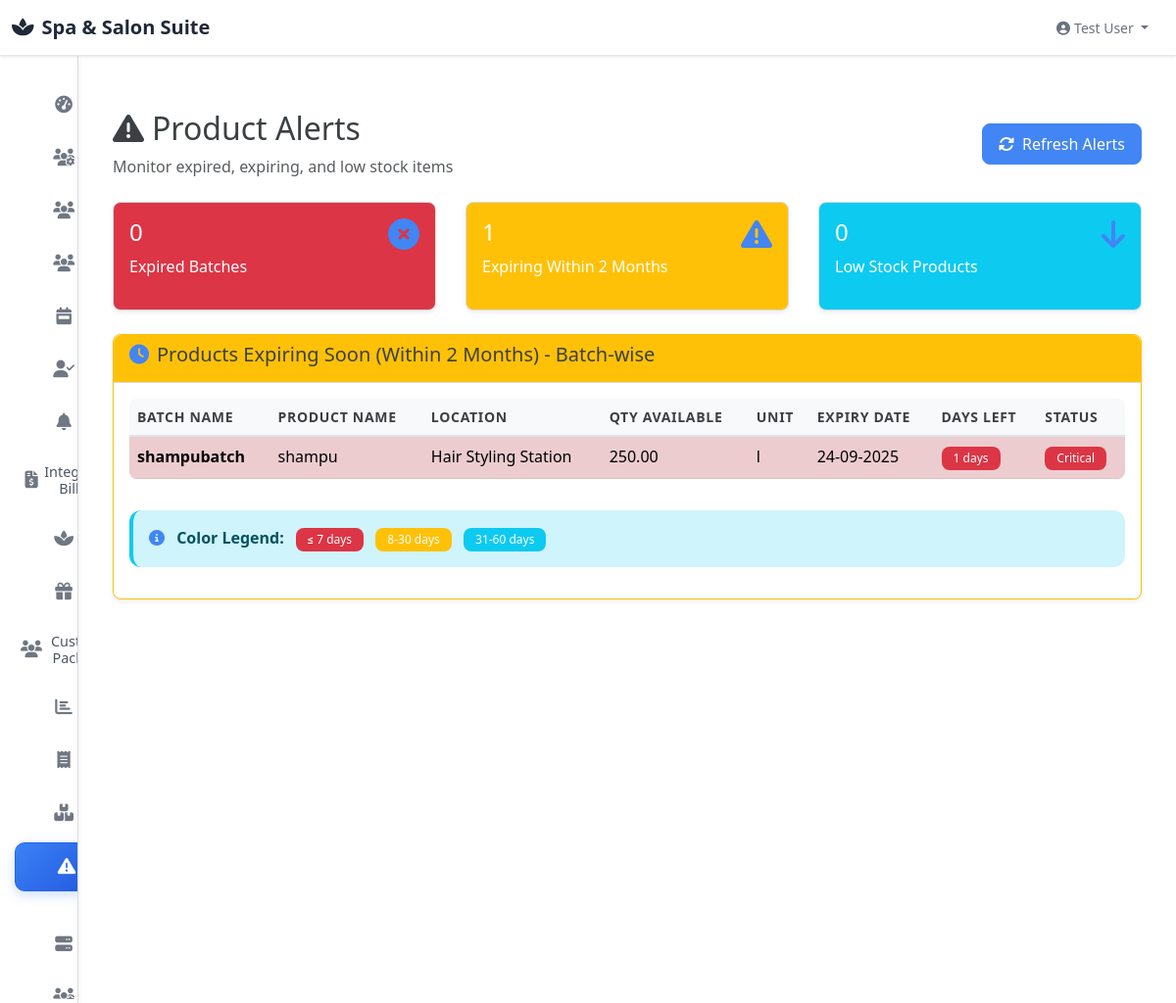
Screenshot of /alerts with the database file from the repository.
### modules/inventory/models.py (models this page shows, shortened)
class InventoryBatch(db.Model):
    __tablename__ = 'inventory_batches'
    id = db.Column(db.Integer, primary_key=True)
    batch_name = db.Column(db.String(100), nullable=False, unique=True)  # Globally unique batch identifier
    created_date = db.Column(db.Date, default=datetime.utcnow().date())  # Creation date (editable)
    mfg_date = db.Column(db.Date, nullable=False)  # Manufacturing date
    expiry_date = db.Column(db.Date, nullable=False)  # Expiry date
    product_id = db.Column(db.Integer, db.ForeignKey('inventory_products.id'), nullable=True)
    location_id = db.Column(db.String(50), db.ForeignKey('inventory_locations.id'), nullable=True)
    qty_available = db.Column(db.Numeric(10, 2), default=0, nullable=False)
    unit_cost = db.Column(db.Numeric(10, 2), default=0)
    selling_price = db.Column(db.Numeric(10, 2))
    status = db.Column(db.String(20), default='active')  # active, expired, blocked
    created_at = db.Column(db.DateTime, default=datetime.utcnow)
    updated_at = db.Column(db.DateTime, default=datetime.utcnow, onupdate=datetime.utcnow)
    product = db.relationship('InventoryProduct', back_populates='batches')
    location = db.relationship('InventoryLocation', back_populates='batches')
    @property
    def days_to_expiry(self):
        if not self.expiry_date:
            return None
        delta = self.expiry_date - datetime.utcnow().date()
        return delta.days

class InventoryProduct(db.Model):
    __tablename__ = 'inventory_products'
    id = db.Column(db.Integer, primary_key=True)
    sku = db.Column(db.String(50), unique=True, nullable=False)
    name = db.Column(db.String(200), nullable=False)
    description = db.Column(db.Text)
    category_id = db.Column(db.Integer, db.ForeignKey('inventory_categories.id'))
    unit_of_measure = db.Column(db.String(20), default='pcs')  # pieces, liters, kg, etc.
    barcode = db.Column(db.String(50))
    is_active = db.Column(db.Boolean, default=True)
    is_service_item = db.Column(db.Boolean, default=False)  # Used in services
    is_retail_item = db.Column(db.Boolean, default=False)   # Sold to customers
    created_at = db.Column(db.DateTime, default=datetime.utcnow)
    updated_at = db.Column(db.DateTime, default=datetime.utcnow, onupdate=datetime.utcnow)
    category = db.relationship('InventoryCategory', back_populates='products')
    batches = db.relationship('InventoryBatch', back_populates='product', lazy=True)

class InventoryLocation(db.Model):
    __tablename__ = 'inventory_locations'
    id = db.Column(db.String(50), primary_key=True)  # Use string ID for compatibility
    name = db.Column(db.String(100), nullable=False, unique=True)
    type = db.Column(db.String(20), nullable=False)  # branch, warehouse, room
    address = db.Column(db.Text)
    contact_person = db.Column(db.String(100))
    phone = db.Column(db.String(20))
    status = db.Column(db.String(20), default='active')  # active, inactive
    created_at = db.Column(db.DateTime, default=datetime.utcnow)
    updated_at = db.Column(db.DateTime, default=datetime.utcnow, onupdate=datetime.utcnow)
    batches = db.relationship('InventoryBatch', back_populates='location', lazy=True)

### modules/dashboard/dashboard_views.py (the view)
@app.route('/alerts')
def alerts():
    try:
        from modules.inventory.models import InventoryBatch, InventoryProduct
        from sqlalchemy.orm import joinedload
        from datetime import date, timedelta
        today = date.today()
        expired_batches = InventoryBatch.query.options(
            joinedload(InventoryBatch.product),
            joinedload(InventoryBatch.location)
        ).filter(
            InventoryBatch.expiry_date < today,
            InventoryBatch.status == 'active',
            InventoryBatch.qty_available > 0
        ).order_by(InventoryBatch.expiry_date.desc()).all()
        expiry_threshold = today + timedelta(days=60)
        expiring_soon = InventoryBatch.query.options(
            joinedload(InventoryBatch.product),
            joinedload(InventoryBatch.location)
        ).filter(
            InventoryBatch.expiry_date <= expiry_threshold,
            InventoryBatch.expiry_date >= today,
            InventoryBatch.status == 'active',
            InventoryBatch.qty_available > 0
        ).order_by(InventoryBatch.expiry_date.asc()).all()
        low_stock_items = []
        products = InventoryProduct.query.filter(InventoryProduct.is_active == True).all()
        for product in products:
            total_stock = sum(float(batch.qty_available or 0) for batch in product.batches if batch.status == 'active')
            if total_stock <= 10 and total_stock > 0:  # Low stock threshold
                low_stock_items.append({
                    'product': product,
                    'current_stock': total_stock
                })
        return render_template('alerts.html',
                             expired_items=expired_batches,
                             expiring_soon=expiring_soon,
                             low_stock_items=low_stock_items)
    except Exception as e:
        print(f"Alerts error: {e}")
        flash('Error loading alerts', 'danger')
        return redirect(url_for('dashboard'))

### app.py (called while the page is built)
@app.context_processor
def utility_processor():
    import utils
    return dict(utils=utils)

@app.after_request
def after_request(response):
    response.headers['X-Frame-Options'] = 'SAMEORIGIN'
    response.headers['Access-Control-Allow-Origin'] = '*'
    response.headers['Access-Control-Allow-Methods'] = 'GET, POST, PUT, DELETE, OPTIONS'
    response.headers['Access-Control-Allow-Headers'] = 'Content-Type, Authorization, X-Requested-With'
    response.headers['Cache-Control'] = 'no-cache, no-store, must-revalidate'
    response.headers['Pragma'] = 'no-cache'
    response.headers['Expires'] = '0'
    return response

### templates/alerts.html (shortened to what this page needs)
{% extends "base.html" %}
{% block content %}
<div class="container-fluid">
    <div class="row">
        <div class="col-12">
            <div class="d-flex justify-content-between align-items-center mb-4">
                <div>
                    <h2><i class="fas fa-exclamation-triangle me-2"></i>Product Alerts</h2>
                    <p class="text-muted mb-0">Monitor expired, expiring, and low stock items</p>
                </div>
                <button id="refreshAlerts" class="btn btn-primary" onclick="refreshAlerts()">
                    <i class="fas fa-sync-alt me-2"></i>Refresh Alerts
                </button>
            </div>
        </div>
    </div>
    <div class="row mb-4">
        <div class="col-md-4">
            <div class="card bg-danger text-white">
                <div class="card-body">
                    <div class="d-flex justify-content-between">
                        <div>
                            <h4>{{ expired_items|length }}</h4>
                            <p>Expired Batches</p>
                        </div>
                        <i class="fas fa-times-circle fa-2x"></i>
                    </div>
                </div>
            </div>
        </div>
        <div class="col-md-4">
            <div class="card bg-warning text-white">
                <div class="card-body">
                    <div class="d-flex justify-content-between">
                        <div>
                            <h4>{{ expiring_soon|length }}</h4>
                            <p>Expiring Within 2 Months</p>
                        </div>
                        <i class="fas fa-exclamation-triangle fa-2x"></i>
                    </div>
                </div>
            </div>
        </div>
        <div class="col-md-4">
            <div class="card bg-info text-white">
                <div class="card-body">
                    <div class="d-flex justify-content-between">
                        <div>
                            <h4>{{ low_stock_items|length }}</h4>
                            <p>Low Stock Products</p>
                        </div>
                        <i class="fas fa-arrow-down fa-2x"></i>
                    </div>
                </div>
            </div>
        </div>
    </div>
    {% if expiring_soon %}
    <div class="row mb-4">
        <div class="col-12">
            <div class="card border-warning">
                <div class="card-header bg-warning text-white">
                    <h5><i class="fas fa-clock me-2"></i>Products Expiring Soon (Within 2 Months) - Batch-wise</h5>
                </div>
                <div class="card-body">
                    <div class="table-responsive">
                        <table class="table table-striped">
                            <thead>
                                <tr>
                                    <th>Batch Name</th>
                                    <th>Product Name</th>
                                    <th>Location</th>
                                    <th>Qty Available</th>
                                    <th>Unit</th>
                                    <th>Expiry Date</th>
                                    <th>Days Left</th>
                                    <th>Status</th>
                                </tr>
                            </thead>
                            <tbody>
                                {% for batch in expiring_soon %}
                                <tr class="{% if batch.days_to_expiry <= 7 %}table-danger{% elif batch.days_to_expiry <= 30 %}table-warning{% endif %}">
                                    <td><strong>{{ batch.batch_name }}</strong></td>
                                    <td>{{ batch.product.name if batch.product else 'Unassigned Product' }}</td>
                                    <td>{{ batch.location.name if batch.location else 'No Location' }}</td>
                                    <td>{{ batch.qty_available or 0 }}</td>
                                    <td>{{ batch.product.unit_of_measure if batch.product else 'pcs' }}</td>
                                    <td>{{ batch.expiry_date.strftime('%d-%m-%Y') if batch.expiry_date else 'N/A' }}</td>
                                    <td>
                                        {% if batch.days_to_expiry <= 7 %}
                                            <span class="badge bg-danger">{{ batch.days_to_expiry }} days</span>
                                        {% elif batch.days_to_expiry <= 30 %}
                                            <span class="badge bg-warning">{{ batch.days_to_expiry }} days</span>
                                        {% else %}
                                            <span class="badge bg-info">{{ batch.days_to_expiry }} days</span>
                                        {% endif %}
                                    </td>
                                    <td>
                                        {% if batch.days_to_expiry <= 7 %}
                                            <span class="badge bg-danger">Critical</span>
                                        {% elif batch.days_to_expiry <= 30 %}
                                            <span class="badge bg-warning">Warning</span>
                                        {% else %}
                                            <span class="badge bg-info">Monitor</span>
                                        {% endif %}
                                    </td>
                                </tr>
                                {% endfor %}
                            </tbody>
                        </table>
                    </div>
                    <div class="alert alert-info mt-3">
                        <i class="fas fa-info-circle me-2"></i>
                        <strong>Color Legend:</strong>
                        <span class="badge bg-danger ms-2">≤ 7 days</span>
                        <span class="badge bg-warning ms-2">8-30 days</span>
                        <span class="badge bg-info ms-2">31-60 days</span>
                    </div>
                </div>
            </div>
        </div>
    </div>
    {% endif %}
</div>
{% endblock %}

### static/css/style.css (style rules this page uses)
:root { --spa-primary: #4285f4; --spa-secondary: #8e9aaf; --spa-success: #34a853; --spa-info: #4fc3f7; --spa-warning: #fbbc04; --spa-danger: #ea4335; --spa-light: #f8f9fa; --spa-dark: #2c3e50; --bs-gutter-x: 30px; --table-border-color: #e8eaed; --table-hover-bg: #f8f9fa; --table-striped-bg: #fafbfc; --professional-bg: #ffffff; --professional-sidebar: #f5f7fa; --professional-border: #dadce0; --professional-text: #3c4043; --professional-muted: #70757a; --accepted-green: #1e8e3e; --pending-orange: #f29900; --overdue-red: #d93025; }
* { box-sizing: border-box; }
html, body { height: 100%; margin: 0; padding: 0; font-family: 'Google Sans', 'Segoe UI', Roboto, sans-serif; background-color: var(--professional-bg); color: var(--professional-text) !important; overflow-x: hidden; padding-top: 56px; }
@media (min-width: 992px) { body { padding-left: 280px; } }
.main-content .container-fluid { max-width: 100%; padding: 0; }
.main-content .row { margin: 0; --bs-gutter-x: 30px; }
.main-content [class*="col"] { padding-left: 15px !important; padding-right: 15px !important; }
body.sidebar-minimized { padding-left: 80px; transition: all 0.3s ease; }
.card { border: 1px solid var(--professional-border); border-radius: 8px; box-shadow: 0 2px 4px rgba(60, 64, 67, 0.1); transition: all 0.3s ease; background-color: var(--professional-bg); }
.card .fas, .card .fa { color: var(--spa-primary) !important; }
.card-header { background-color: var(--professional-bg); border-bottom: 1px solid var(--professional-border); font-weight: 600; border-radius: 8px 8px 0 0 !important; color: var(--professional-text) !important; }
.btn { border-radius: 0.5rem; font-weight: 500; padding: 0.5rem 1rem; transition: all 0.3s ease; }
.btn-primary { background-color: var(--spa-primary); border: 1px solid var(--spa-primary); color: white; }
.table { border-radius: 0.5rem; overflow: hidden; }
.table thead th { border-bottom: 2px solid var(--bs-border-color); font-weight: 600; text-transform: uppercase; font-size: 0.875rem; letter-spacing: 0.05em; background-color: var(--spa-light); color: var(--professional-text) !important; }
.table tbody tr { transition: all 0.3s ease; }
.badge { border-radius: 0.5rem; padding: 0.375rem 0.75rem; font-weight: 500; font-size: 0.75rem; }
.alert { border: none; border-radius: 0.75rem; border-left: 0.25rem solid; }
.alert-info { border-left-color: var(--bs-info); }

### rows the page displays
InventoryBatch: batch_name "shampubatch", product "shampu", location "Hair Styling Station", qty_available "250.00", product "l", expiry_date "24-09-2025", days_to_expiry "1", shows "Critical"

### other values shown
{{ expired_items|length }} "0"
{{ expiring_soon|length }} "1"
{{ low_stock_items|length }} "0"
